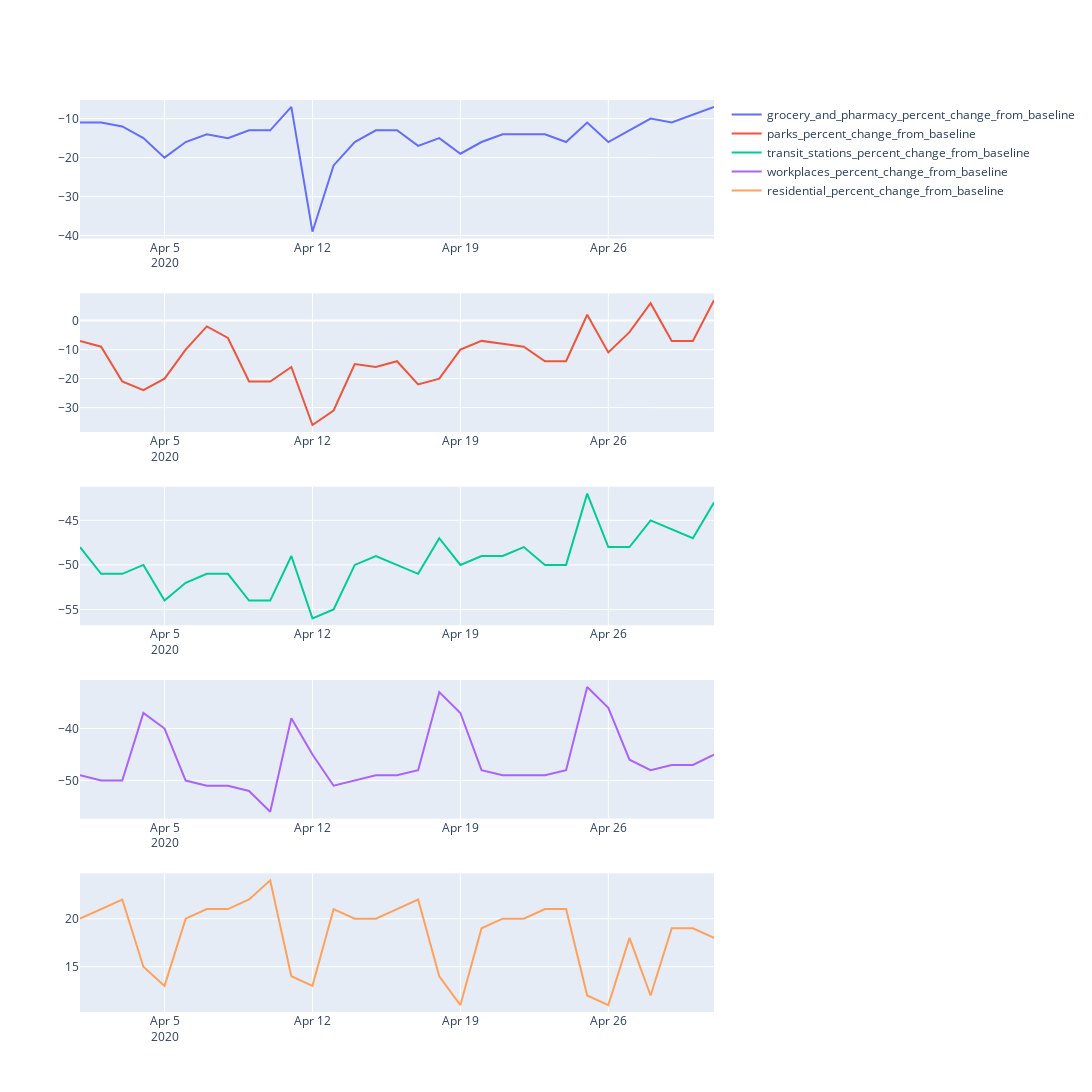

Notebook cell for this chart:
### Code cell
fig = make_subplots(rows=5, cols=1)

fig.add_trace(go.Scatter( x= df2["date"], y=df2["grocery_and_pharmacy_percent_change_from_baseline"], 
                         name = 'grocery_and_pharmacy_percent_change_from_baseline'),
              row = 1, col = 1
)

fig.add_trace(
    go.Scatter(x=df2["date"], y=df2["parks_percent_change_from_baseline"], 
               name = 'parks_percent_change_from_baseline'),
    row=2, col=1
)

fig.add_trace(
    go.Scatter(x=df2["date"], y=df2["transit_stations_percent_change_from_baseline"], 
               name = 'transit_stations_percent_change_from_baseline'),
    row=3, col=1
)


fig.add_trace(
    go.Scatter(x=df2["date"], y=df2["workplaces_percent_change_from_baseline"], 
               name = 'workplaces_percent_change_from_baseline' ),
    row=4, col=1
)

fig.add_trace(
    go.Scatter(x=df2["date"], y=df2["residential_percent_change_from_baseline"], 
              name = 'residential_percent_change_from_baseline'),
    row=5, col=1
)

fig.update_layout(height=1700, width=1200)
fig.show()

### Figure 1 — Plotly figure (JSON) as saved in the notebook; plotly's stock layout.template omitted (floating-point values rounded to 4 significant figures)
{"data": [{"name": "grocery_and_pharmacy_percent_change_from_baseline", "type": "scatter", "x": ["2020-04-01", "2020-04-02", "2020-04-03", "2020-04-04", "2020-04-05", "2020-04-06", "2020-04-07", "2020-04-08", "2020-04-09", "2020-04-10", "2020-04-11", "2020-04-12", "2020-04-13", "2020-04-14", "2020-04-15", "2020-04-16", "2020-04-17", "2020-04-18", "2020-04-19", "2020-04-20", "2020-04-21", "2020-04-22", "2020-04-23", "2020-04-24", "2020-04-25", "2020-04-26", "2020-04-27", "2020-04-28", "2020-04-29", "2020-04-30", "2020-05-01"], "xaxis": "x", "y": [-11, -11, -12, -15, -20, -16, -14, -15, -13, -13, -7, -39, -22, -16, -13, -13, -17, -15, -19, -16, -14, -14, -14, -16, -11, -16, -13, -10, -11, -9, -7], "yaxis": "y"}, {"name": "parks_percent_change_from_baseline", "type": "scatter", "x": ["2020-04-01", "2020-04-02", "2020-04-03", "2020-04-04", "2020-04-05", "2020-04-06", "2020-04-07", "2020-04-08", "2020-04-09", "2020-04-10", "2020-04-11", "2020-04-12", "2020-04-13", "2020-04-14", "2020-04-15", "2020-04-16", "2020-04-17", "2020-04-18", "2020-04-19", "2020-04-20", "2020-04-21", "2020-04-22", "2020-04-23", "2020-04-24", "2020-04-25", "2020-04-26", "2020-04-27", "2020-04-28", "2020-04-29", "2020-04-30", "2020-05-01"], "xaxis": "x2", "y": [-7, -9, -21, -24, -20, -10, -2, -6, -21, -21, -16, -36, -31, -15, -16, -14, -22, -20, -10, -7, -8, -9, -14, -14, 2, -11, -4, 6, -7, -7, 7], "yaxis": "y2"}, {"name": "transit_stations_percent_change_from_baseline", "type": "scatter", "x": ["2020-04-01", "2020-04-02", "2020-04-03", "2020-04-04", "2020-04-05", "2020-04-06", "2020-04-07", "2020-04-08", "2020-04-09", "2020-04-10", "2020-04-11", "2020-04-12", "2020-04-13", "2020-04-14", "2020-04-15", "2020-04-16", "2020-04-17", "2020-04-18", "2020-04-19", "2020-04-20", "2020-04-21", "2020-04-22", "2020-04-23", "2020-04-24", "2020-04-25", "2020-04-26", "2020-04-27", "2020-04-28", "2020-04-29", "2020-04-30", "2020-05-01"], "xaxis": "x3", "y": [-48, -51, -51, -50, -54, -52, -51, -51, -54, -54, -49, -56, -55, -50, -49, -50, -51, -47, -50, -49, -49, -48, -50, -50, -42, -48, -48, -45, -46, -47, -43], "yaxis": "y3"}, {"name": "workplaces_percent_change_from_baseline", "type": "scatter", "x": ["2020-04-01", "2020-04-02", "2020-04-03", "2020-04-04", "2020-04-05", "2020-04-06", "2020-04-07", "2020-04-08", "2020-04-09", "2020-04-10", "2020-04-11", "2020-04-12", "2020-04-13", "2020-04-14", "2020-04-15", "2020-04-16", "2020-04-17", "2020-04-18", "2020-04-19", "2020-04-20", "2020-04-21", "2020-04-22", "2020-04-23", "2020-04-24", "2020-04-25", "2020-04-26", "2020-04-27", "2020-04-28", "2020-04-29", "2020-04-30", "2020-05-01"], "xaxis": "x4", "y": [-49, -50, -50, -37, -40, -50, -51, -51, -52, -56, -38, -45, -51, -50, -49, -49, -48, -33, -37, -48, -49, -49, -49, -48, -32, -36, -46, -48, -47, -47, -45], "yaxis": "y4"}, {"name": "residential_percent_change_from_baseline", "type": "scatter", "x": ["2020-04-01", "2020-04-02", "2020-04-03", "2020-04-04", "2020-04-05", "2020-04-06", "2020-04-07", "2020-04-08", "2020-04-09", "2020-04-10", "2020-04-11", "2020-04-12", "2020-04-13", "2020-04-14", "2020-04-15", "2020-04-16", "2020-04-17", "2020-04-18", "2020-04-19", "2020-04-20", "2020-04-21", "2020-04-22", "2020-04-23", "2020-04-24", "2020-04-25", "2020-04-26", "2020-04-27", "2020-04-28", "2020-04-29", "2020-04-30", "2020-05-01"], "xaxis": "x5", "y": [20, 21, 22, 15, 13, 20, 21, 21, 22, 24, 14, 13, 21, 20, 20, 21, 22, 14, 11, 19, 20, 20, 21, 21, 12, 11, 18, 12, 19, 19, 18], "yaxis": "y5"}], "layout": {"height": 1700, "width": 1200, "xaxis": {"anchor": "y", "domain": [0, 1]}, "xaxis2": {"anchor": "y2", "domain": [0, 1]}, "xaxis3": {"anchor": "y3", "domain": [0, 1]}, "xaxis4": {"anchor": "y4", "domain": [0, 1]}, "xaxis5": {"anchor": "y5", "domain": [0, 1]}, "yaxis": {"anchor": "x", "domain": [0.848, 1]}, "yaxis2": {"anchor": "x2", "domain": [0.636, 0.788]}, "yaxis3": {"anchor": "x3", "domain": [0.424, 0.576]}, "yaxis4": {"anchor": "x4", "domain": [0.212, 0.364]}, "yaxis5": {"anchor": "x5", "domain": [0, 0.152]}}}
